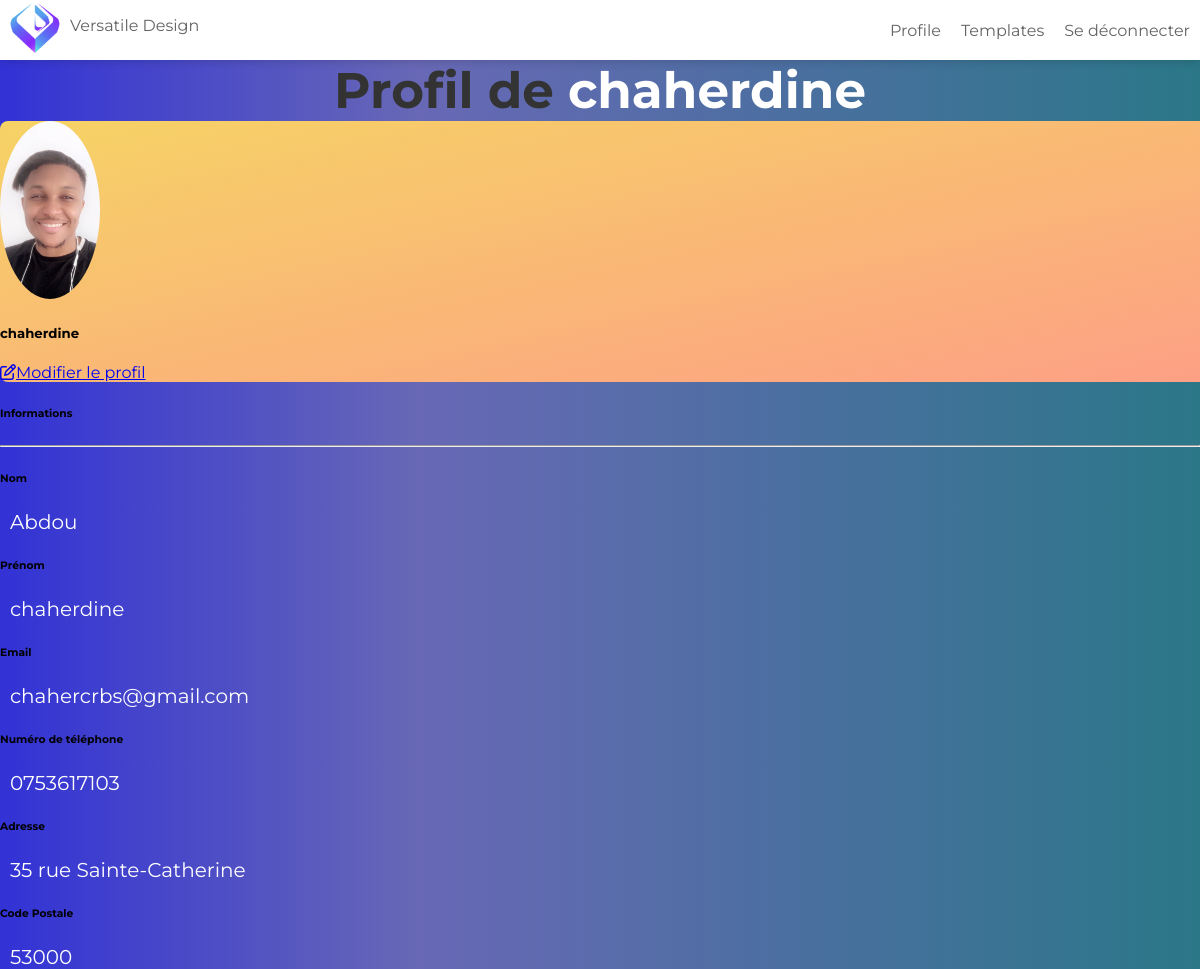
Before: /profile/ (signed in) with the older database file.
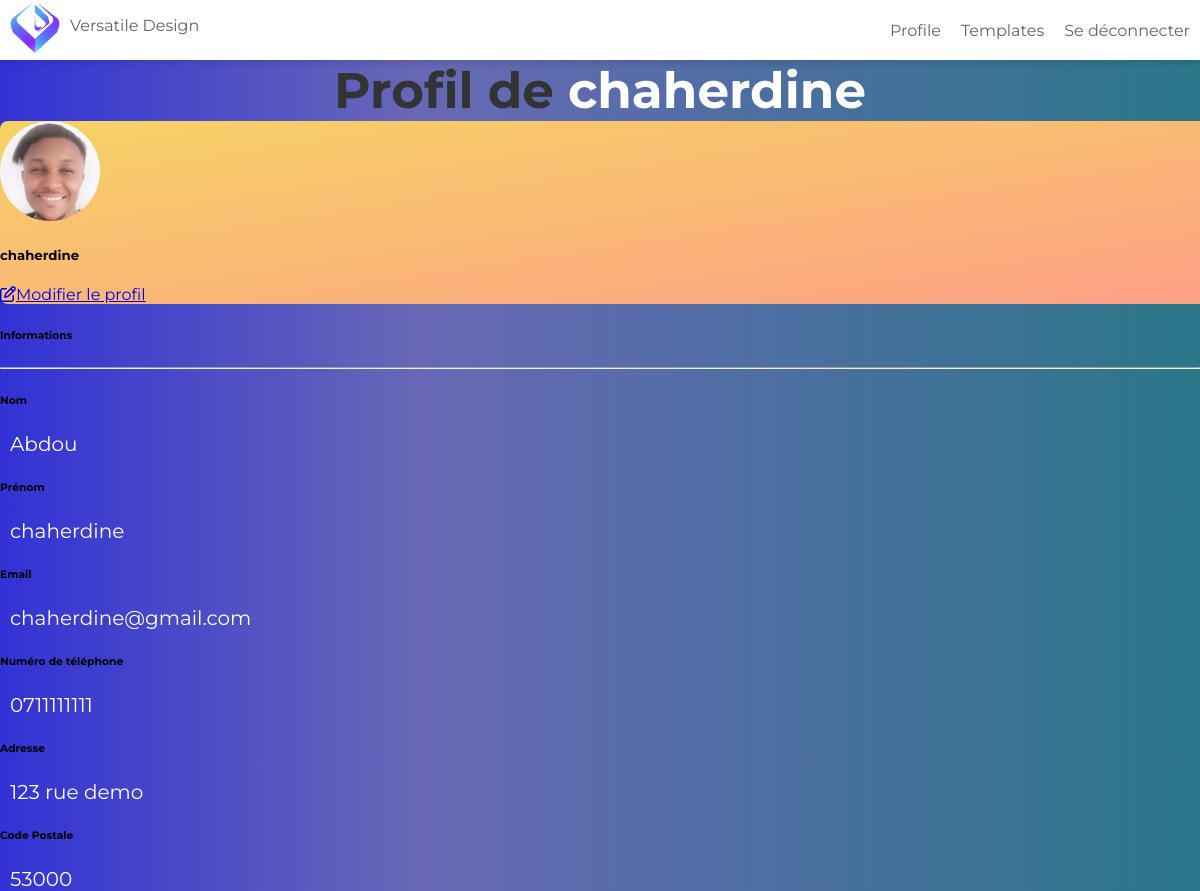
After: the same page with the newer database file.
### utilisateur/models.py (models this page shows, shortened)
class CustomUser(AbstractUser):
    """
    CustomUser class is a subclass of AbstractUser from Django's built-in authentication system.
    It extends the functionality of the base class by adding a get_full_name method.

    Example Usage:
    user = CustomUser.objects.create(username='john', email='john@example.com')
    user.first_name = 'John'
    user.last_name = 'Doe'
    user.save()

    full_name = user.get_full_name()
    print(full_name)  # Output: John Doe
    """

class UserProfile(models.Model):
    user = models.OneToOneField(CustomUser, on_delete=models.CASCADE, null=True)
    first_name = models.CharField(max_length=255, blank=True, null=True)
    last_name = models.CharField(max_length=255, blank=True, null=True)
    email = models.EmailField(max_length=255, blank=True, null=True)
    date_of_birth = models.DateField(null=True, blank=True)
    profile_picture = models.ImageField(upload_to='profile_pics/', default='profile_pics/image_preview.jpg' )
    phone_number = models.CharField(max_length=15, blank=True, null=True)
    address = models.CharField(max_length=255, blank=True, null=True)
    postal_code = models.CharField(max_length=5, blank=True, null=True)

### utilisateur/views.py (the view)
# urls.py: path('profile/', profile, name='profile'),
@login_required
def profile(request):
    try:
        user_profile = request.user.userprofile
    except UserProfile.DoesNotExist:
        user_profile = None
    return render(request, 'registration/profile.html', {'user_profile': user_profile})

### templates/registration/profile.html (shortened to what this page needs)
{% extends "base_dashboard.html" %}
{% load static %}
{% block content %}
<head>
    <link
    href="//mdbcdn.b-cdn.net/wp-content/themes/mdbootstrap4/docs-app/css/dist/mdb5/standard/core.min.css"
    rel="stylesheet"
    />
</head>
    <h1 class="profile">
    Profil de <span style="color: #fff">{{ user.username }}</span>
    </h1>
<section class="vh-100">
<div class="container py-5 h-100">
    <div class="row d-flex justify-content-center align-items-baseline h-100">
        <div class="col col-lg-6 mb-4 mb-lg-0">
            <div class="card mb-3" style="border-radius: 0.5rem">
                <div class="row g-0">
                    <div
                    class="col-md-4 gradient-custom text-center text-white"
                    style="
                    border-top-left-radius: 0.5rem;
                    border-bottom-left-radius: 0.5rem;
                    "
                    >
                    <img
                    src="{{ user.userprofile.profile_picture.url }}"
                    alt="Avatar"
                    class="img-fluid my-5"
                    style="width: 100px; border-radius: 50%"
                    />
                    <h5>{{ user.username }}</h5>
                    <a href="{% url 'create_profile' %}"
                    ><i class="far fa-edit mb-5"></i>Modifier le profil</a
                    >
                    </div>
                    <div class="col-md-8">
                        <div class="card-body p-4">
                        <h6>Informations</h6>
                        <hr class="mt-0 mb-4" />
                            <div class="row pt-1">
                                <div class="col-6 mb-3">
                                <h6>Nom</h6>
                                <p class="text-muted">{{ user.userprofile.last_name }}</p>
                                </div>
                                <div class="col-6 mb-3">
                                <h6>Prénom</h6>
                                <p class="text-muted">{{ user.userprofile.first_name }}</p>
                                </div>
                                <div class="col-6 mb-3">
                                <h6>Email</h6>
                                <p class="text-muted">{{ user.userprofile.email }}</p>
                                </div>
                                <div class="col-6 mb-3">
                                <h6>Numéro de téléphone</h6>
                                <p class="text-muted">{{ user.userprofile.phone_number }}</p>
                                </div>
                                <div class="col-6 mb-3">
                                <h6>Adresse</h6>
                                <p class="text-muted">{{ user.userprofile.address }}</p>
                                </div>
                                <div class="col-6 mb-3">
                                <h6>Code Postale</h6>
                                <p class="text-muted">{{ user.userprofile.postal_code }}</p>
                                </div>
                            </div>
                        </div>
                    </div>
                </div>
            </div>
        </div>
    </div>
</div>
</section>
{% endblock %}

Changed rows visible on the page:
changed CustomUser "chaherdine": userprofile.profile_picture: a different picture; userprofile.email "chahercrbs@gmail.com" → "chaherdine@gmail.com"; userprofile.phone_number "0753617103" → "0711111111"; userprofile.address "35 rue Sainte-Catherine" → "123 rue demo"
